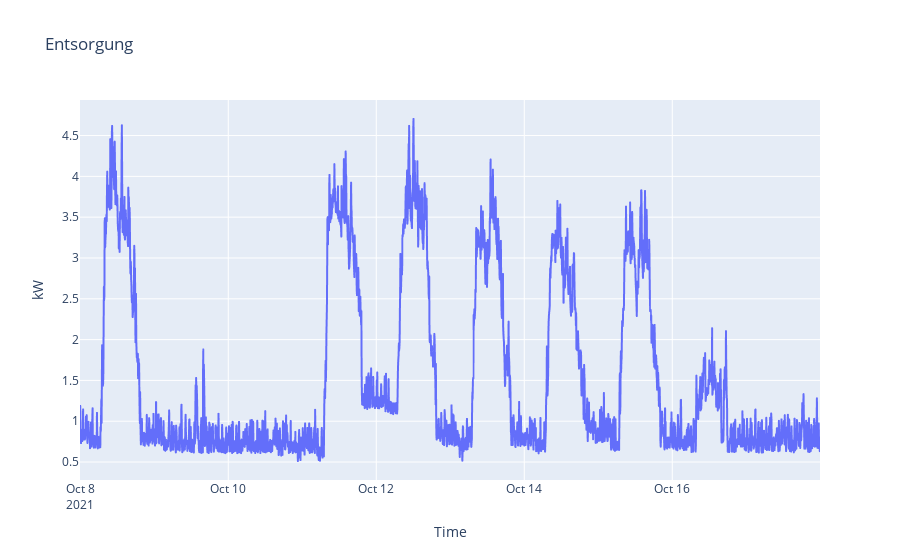

Notebook source saved alongside this figure:
### Code cell
px.line(
    x=df_1T.index, y=df_1T.kw, 
    title='Entsorgung',
    labels={
        'x': 'Time',
        'y': 'kW'
    })

### Figure 1 — Plotly figure (JSON) as saved in the notebook; plotly's stock layout.template omitted (floating-point values rounded to 4 significant figures; data arrays with more than 128 entries replaced by an {"elided": "..."} marker saying what was removed)
{"data": [{"hovertemplate": "Time=%{x}<br>kW=%{y}<extra></extra>", "legendgroup": "", "line": {"color": "#636efa", "dash": "solid"}, "marker": {"symbol": "circle"}, "mode": "lines", "name": "", "showlegend": false, "type": "scattergl", "x": {"elided": "2881 str values"}, "xaxis": "x", "y": {"elided": "2881 float values"}, "yaxis": "y"}], "layout": {"legend": {"tracegroupgap": 0}, "title": {"text": "Entsorgung"}, "xaxis": {"anchor": "y", "domain": [0, 1], "title": {"text": "Time"}}, "yaxis": {"anchor": "x", "domain": [0, 1], "title": {"text": "kW"}}}}
